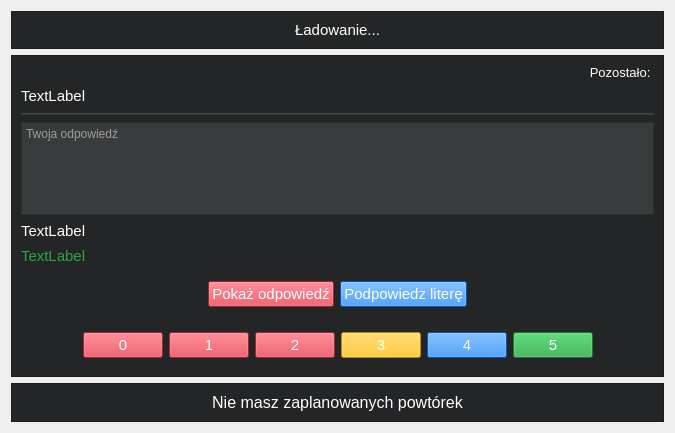
<?xml version="1.0" encoding="UTF-8"?>
<ui version="4.0">
 <class>RepetitionsWidget</class>
 <widget class="QWidget" name="RepetitionsWidget">
  <property name="geometry">
   <rect>
    <x>0</x>
    <y>0</y>
    <width>675</width>
    <height>433</height>
   </rect>
  </property>
  <property name="windowTitle">
   <string>Form</string>
  </property>
  <property name="styleSheet">
   <string notr="true">color: white;</string>
  </property>
  <layout class="QVBoxLayout" name="verticalLayout">
   <item>
    <widget class="QFrame" name="loadingScreen">
     <property name="styleSheet">
      <string notr="true">background-color: #242526;</string>
     </property>
     <property name="frameShape">
      <enum>QFrame::StyledPanel</enum>
     </property>
     <property name="frameShadow">
      <enum>QFrame::Raised</enum>
     </property>
     <layout class="QVBoxLayout" name="verticalLayout_2">
      <item>
       <widget class="QLabel" name="label">
        <property name="font">
         <font>
          <pointsize>11</pointsize>
         </font>
        </property>
        <property name="text">
         <string>Ładowanie...</string>
        </property>
        <property name="alignment">
         <set>Qt::AlignCenter</set>
        </property>
       </widget>
      </item>
     </layout>
    </widget>
   </item>
   <item>
    <widget class="QFrame" name="repsFrame">
     <property name="maximumSize">
      <size>
       <width>16777215</width>
       <height>400</height>
      </size>
     </property>
     <property name="styleSheet">
      <string notr="true">#repsFrame {
	background-color: #242526;
}</string>
     </property>
     <property name="frameShape">
      <enum>QFrame::StyledPanel</enum>
     </property>
     <property name="frameShadow">
      <enum>QFrame::Raised</enum>
     </property>
     <layout class="QVBoxLayout" name="verticalLayout_3">
      <property name="spacing">
       <number>7</number>
      </property>
      <item>
       <widget class="QLabel" name="reps_left_count_label">
        <property name="font">
         <font>
          <pointsize>10</pointsize>
         </font>
        </property>
        <property name="text">
         <string>Pozostało: </string>
        </property>
        <property name="alignment">
         <set>Qt::AlignRight|Qt::AlignTrailing|Qt::AlignVCenter</set>
        </property>
       </widget>
      </item>
      <item>
       <widget class="QLabel" name="repsEnglishWord">
        <property name="font">
         <font>
          <pointsize>11</pointsize>
         </font>
        </property>
        <property name="text">
         <string>TextLabel</string>
        </property>
       </widget>
      </item>
      <item>
       <widget class="Line" name="line">
        <property name="styleSheet">
         <string notr="true">background-color: #3a3b3c;</string>
        </property>
        <property name="orientation">
         <enum>Qt::Horizontal</enum>
        </property>
       </widget>
      </item>
      <item>
       <widget class="QTextEdit" name="repsUserAnswerTextEdit">
        <property name="styleSheet">
         <string notr="true">background-color: #3a3b3c</string>
        </property>
        <property name="markdown">
         <string notr="true"/>
        </property>
        <property name="html">
         <string notr="true">&lt;!DOCTYPE HTML PUBLIC &quot;-//W3C//DTD HTML 4.0//EN&quot; &quot;http://www.w3.org/TR/REC-html40/strict.dtd&quot;&gt;
&lt;html&gt;&lt;head&gt;&lt;meta name=&quot;qrichtext&quot; content=&quot;1&quot; /&gt;&lt;style type=&quot;text/css&quot;&gt;
p, li { white-space: pre-wrap; }
&lt;/style&gt;&lt;/head&gt;&lt;body style=&quot; font-family:'MS Shell Dlg 2'; font-size:7.8pt; font-weight:400; font-style:normal;&quot;&gt;
&lt;p style=&quot;-qt-paragraph-type:empty; margin-top:0px; margin-bottom:0px; margin-left:0px; margin-right:0px; -qt-block-indent:0; text-indent:0px;&quot;&gt;&lt;br /&gt;&lt;/p&gt;&lt;/body&gt;&lt;/html&gt;</string>
        </property>
        <property name="acceptRichText">
         <bool>false</bool>
        </property>
        <property name="placeholderText">
         <string>Twoja odpowiedź</string>
        </property>
       </widget>
      </item>
      <item>
       <widget class="QLabel" name="repsUserAnswer">
        <property name="font">
         <font>
          <pointsize>11</pointsize>
         </font>
        </property>
        <property name="text">
         <string>TextLabel</string>
        </property>
       </widget>
      </item>
      <item>
       <widget class="QLabel" name="repsCorrectAnswer">
        <property name="font">
         <font>
          <pointsize>11</pointsize>
         </font>
        </property>
        <property name="styleSheet">
         <string notr="true">color: #28a745;</string>
        </property>
        <property name="text">
         <string>TextLabel</string>
        </property>
       </widget>
      </item>
      <item>
       <widget class="QFrame" name="helpButtonsWrapper">
        <layout class="QHBoxLayout" name="help_buttons_wrapper">
         <item>
          <spacer name="horizontalSpacer_5">
           <property name="orientation">
            <enum>Qt::Horizontal</enum>
           </property>
           <property name="sizeHint" stdset="0">
            <size>
             <width>40</width>
             <height>20</height>
            </size>
           </property>
          </spacer>
         </item>
         <item>
          <widget class="QPushButton" name="repsShowAnswerBtn">
           <property name="font">
            <font>
             <pointsize>11</pointsize>
            </font>
           </property>
           <property name="styleSheet">
            <string notr="true">background-color: #dc3545;</string>
           </property>
           <property name="text">
            <string>Pokaż odpowiedź</string>
           </property>
          </widget>
         </item>
         <item>
          <widget class="QPushButton" name="repsHintLetterBtn">
           <property name="font">
            <font>
             <pointsize>11</pointsize>
            </font>
           </property>
           <property name="styleSheet">
            <string notr="true">background-color: #007bff;</string>
           </property>
           <property name="text">
            <string>Podpowiedz literę</string>
           </property>
          </widget>
         </item>
         <item>
          <spacer name="horizontalSpacer_6">
           <property name="orientation">
            <enum>Qt::Horizontal</enum>
           </property>
           <property name="sizeHint" stdset="0">
            <size>
             <width>40</width>
             <height>20</height>
            </size>
           </property>
          </spacer>
         </item>
        </layout>
       </widget>
      </item>
      <item>
       <widget class="QFrame" name="answerButtonsWrapper">
        <property name="enabled">
         <bool>true</bool>
        </property>
        <layout class="QHBoxLayout" name="answer_buttons_wrapper">
         <item>
          <spacer name="horizontalSpacer_3">
           <property name="orientation">
            <enum>Qt::Horizontal</enum>
           </property>
           <property name="sizeHint" stdset="0">
            <size>
             <width>40</width>
             <height>20</height>
            </size>
           </property>
          </spacer>
         </item>
         <item>
          <widget class="QPushButton" name="answerExtremePushButton">
           <property name="font">
            <font>
             <pointsize>11</pointsize>
            </font>
           </property>
           <property name="styleSheet">
            <string notr="true">background-color: #dc3545;</string>
           </property>
           <property name="text">
            <string>0</string>
           </property>
          </widget>
         </item>
         <item>
          <widget class="QPushButton" name="answerHardPushButton">
           <property name="font">
            <font>
             <pointsize>11</pointsize>
            </font>
           </property>
           <property name="styleSheet">
            <string notr="true">background-color: #dc3545;</string>
           </property>
           <property name="text">
            <string>1</string>
           </property>
          </widget>
         </item>
         <item>
          <widget class="QPushButton" name="answerPrettyHardPushButton">
           <property name="font">
            <font>
             <pointsize>11</pointsize>
            </font>
           </property>
           <property name="styleSheet">
            <string notr="true">background-color: #dc3545;</string>
           </property>
           <property name="text">
            <string>2</string>
           </property>
          </widget>
         </item>
         <item>
          <widget class="QPushButton" name="answerMediumPushButton">
           <property name="font">
            <font>
             <pointsize>11</pointsize>
            </font>
           </property>
           <property name="styleSheet">
            <string notr="true">background-color: #ffc107;</string>
           </property>
           <property name="text">
            <string>3</string>
           </property>
          </widget>
         </item>
         <item>
          <widget class="QPushButton" name="answerPrettyEasyPushButton">
           <property name="font">
            <font>
             <pointsize>11</pointsize>
            </font>
           </property>
           <property name="styleSheet">
            <string notr="true">background-color: #007bff;</string>
           </property>
           <property name="text">
            <string>4</string>
           </property>
          </widget>
         </item>
         <item>
          <widget class="QPushButton" name="answerEasyPushButton">
           <property name="font">
            <font>
             <pointsize>11</pointsize>
            </font>
           </property>
           <property name="styleSheet">
            <string notr="true">background-color: #28a745;</string>
           </property>
           <property name="text">
            <string>5</string>
           </property>
          </widget>
         </item>
         <item>
          <spacer name="horizontalSpacer_4">
           <property name="orientation">
            <enum>Qt::Horizontal</enum>
           </property>
           <property name="sizeHint" stdset="0">
            <size>
             <width>40</width>
             <height>20</height>
            </size>
           </property>
          </spacer>
         </item>
        </layout>
       </widget>
      </item>
     </layout>
    </widget>
   </item>
   <item>
    <widget class="QFrame" name="noMoreDueRepsFrame">
     <property name="styleSheet">
      <string notr="true">background-color: #242526;</string>
     </property>
     <property name="frameShape">
      <enum>QFrame::StyledPanel</enum>
     </property>
     <property name="frameShadow">
      <enum>QFrame::Raised</enum>
     </property>
     <layout class="QVBoxLayout" name="verticalLayout_4">
      <item>
       <widget class="QLabel" name="label_3">
        <property name="font">
         <font>
          <pointsize>12</pointsize>
         </font>
        </property>
        <property name="text">
         <string>Nie masz zaplanowanych powtórek</string>
        </property>
        <property name="alignment">
         <set>Qt::AlignCenter</set>
        </property>
       </widget>
      </item>
     </layout>
    </widget>
   </item>
  </layout>
 </widget>
 <resources/>
 <connections/>
</ui>
